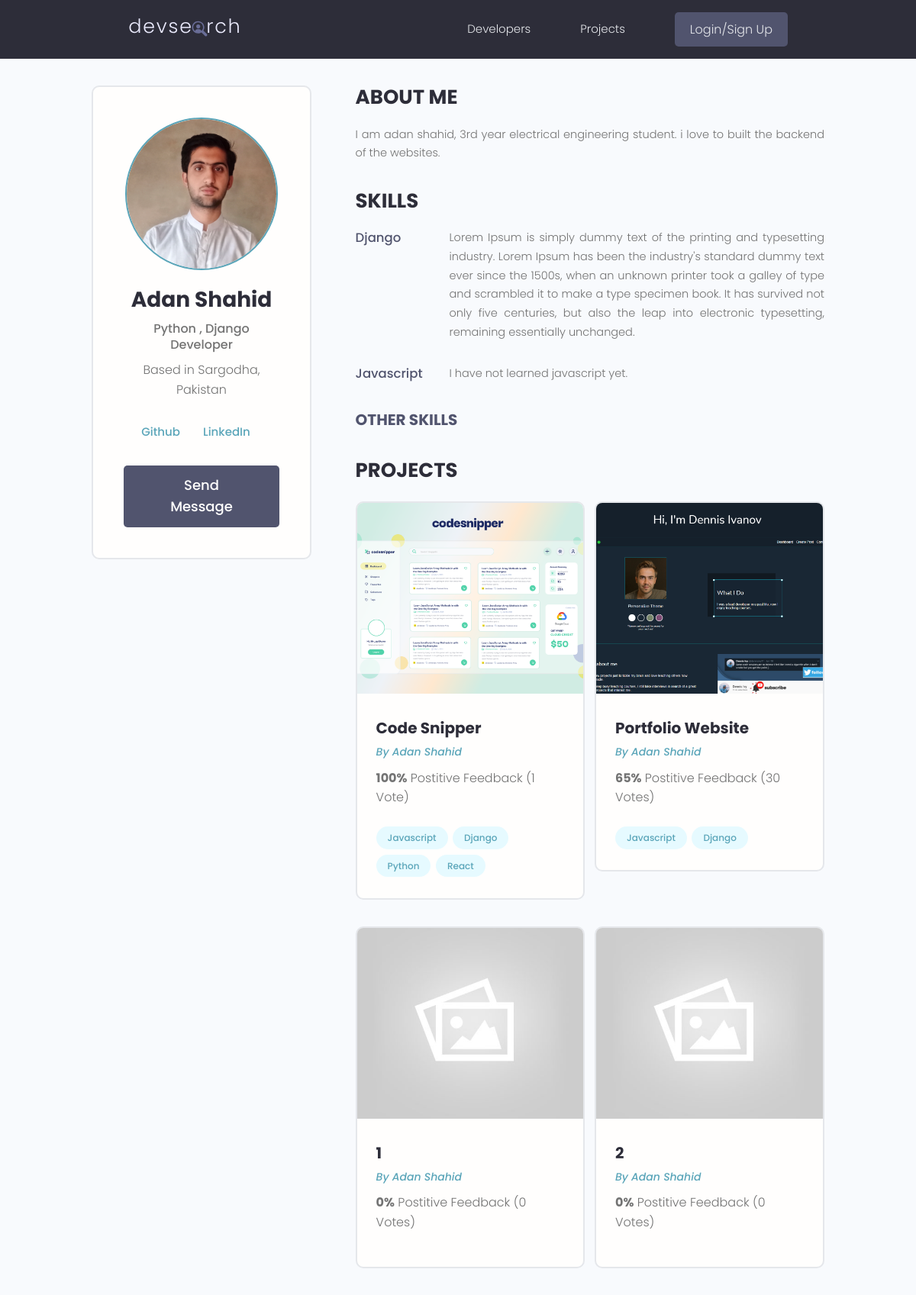
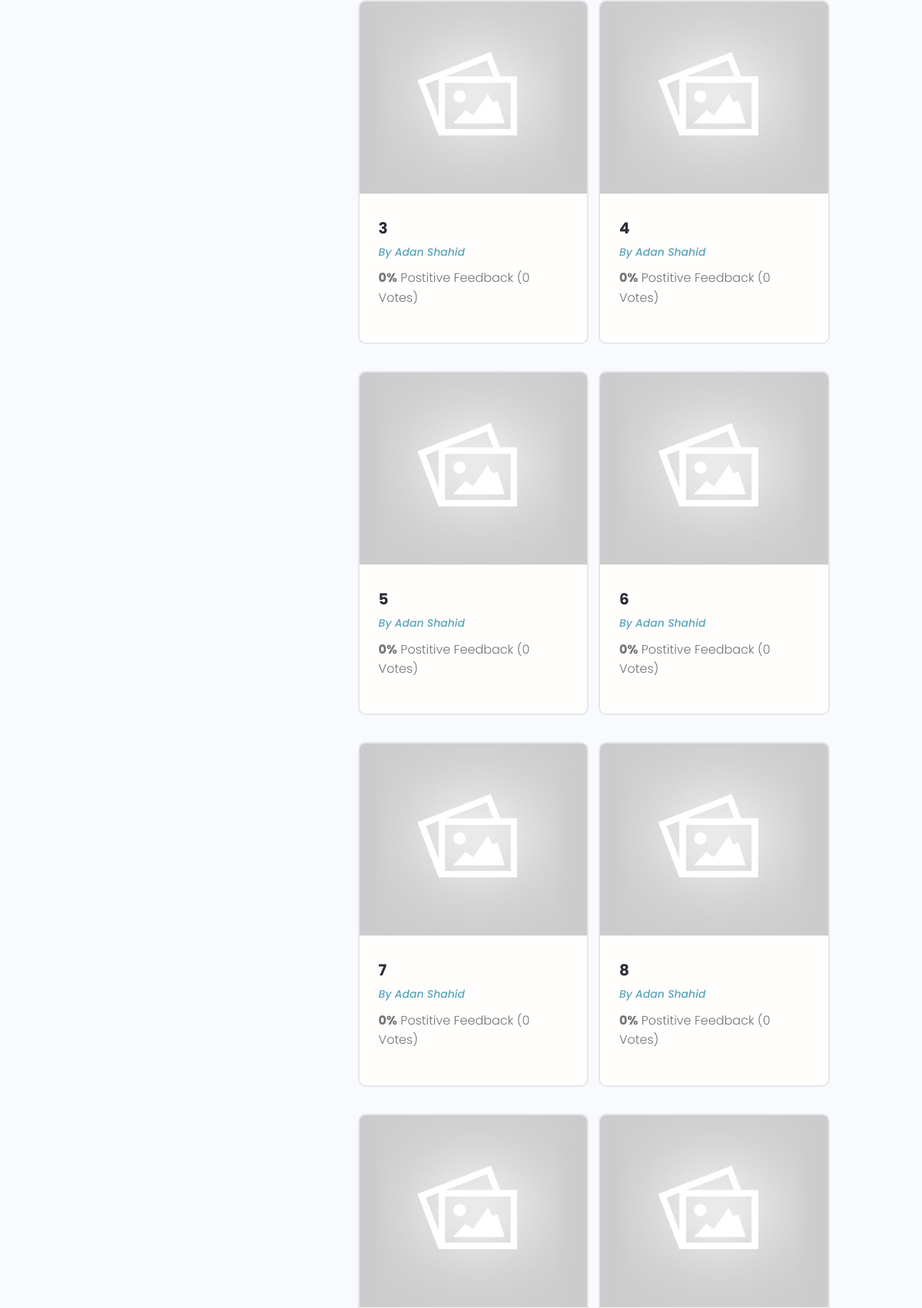
Page /profile/e6d8a048-4f19-4c41-a2e4-9e651499a29b/ (upper part) on the committed database (2 pictures, top to bottom).
### users/models.py (models this page shows, shortened)
class Profile(models.Model):
    user = models.OneToOneField(User, on_delete=models.CASCADE, null=True, blank=True)
    username = models.CharField(max_length=200, blank=True, null=True)
    location = models.CharField(max_length=200, blank=True, null=True)
    name = models.CharField(max_length=200, blank=True, null=True)
    email = models.EmailField(max_length=500, blank=True, null=True,)
    short_intro = models.CharField(max_length=200, blank=True, null=True)
    bio = models.TextField(blank=True, null=True)
    profile_image = models.ImageField(null=True, blank=True, upload_to='profiles/', default= "profiles/user-default.png")
    social_github = models.CharField(max_length=200, blank=True, null=True)
    social_twitter = models.CharField(max_length=200, blank=True, null=True)
    social_youtube = models.CharField(max_length=200, blank=True, null=True)
    social_linkedin = models.CharField(max_length=200, blank=True, null=True)
    social_website = models.CharField(max_length=200, blank=True, null=True)
    created = models.DateTimeField(auto_now_add=True)
    id = models.UUIDField(default=uuid.uuid4, unique=True, primary_key=True, editable=False)

class Skill(models.Model):
    owner = models.ForeignKey(Profile, on_delete=models.CASCADE, null=True)
    name = models.CharField(max_length=200, blank=True, null=True)
    description = models.TextField(blank=True, null=True)
    created = models.DateTimeField(auto_now_add=True)
    id = models.UUIDField(default=uuid.uuid4, unique=True, primary_key=True, editable=False)

### myapp/models.py (models this page shows, shortened)
class Project(models.Model):
    owner = models.ForeignKey(Profile,null = True, blank=True,
                               on_delete=models.SET_NULL )
    title = models.CharField(max_length=200)
    description = models.TextField(null = True, blank=True)
    featured_image = models.ImageField(null=True, blank= True, default='default.jpg')
    demo_link = models.CharField(max_length=2000, null=True, blank= True)
    source_link = models.CharField(max_length=2000, null=True, blank= True)
    tags = models.ManyToManyField('Tag',blank=True)
    vote_total = models.IntegerField(default=0, null=True, blank=True)
    vote_ratio = models.IntegerField(default=0, null=True, blank=True)
    created = models.DateTimeField(auto_now_add=True)
    id = models.UUIDField(default=uuid.uuid4, unique=True, primary_key=True, editable=False)
    class Meta:
        ordering = ['-vote_ratio', '-vote_total', 'title']

class Tag(models.Model):
    name = models.CharField(max_length=200)
    created = models.DateTimeField(auto_now_add=True)
    id = models.UUIDField(default=uuid.uuid4, unique=True, primary_key=True, editable=False)
    def __str__(self):
        return self.name

### users/views.py (the view)
# urls.py: path('profile/<str:pk>/', views.userProfile, name="user-profile"),
def userProfile(request, pk):
    profile = Profile.objects.get(id=pk)
    topSkills = profile.skill_set.exclude(description__exact="")
    otherSkills = profile.skill_set.filter(description="")
    context = {'profile':profile, 'topSkills':topSkills, 'otherSkills':otherSkills}
    return render(request, 'users/user-profile.html', context)
    profile = request.user.profile
    skills = profile.skill.set.all()
    projects = profile.project.set.all()
    context = {'profile':profile, 'skills':skills, 'projects':projects}

### users/templates/users/user-profile.html (shortened to what this page needs)
{% extends 'main.html' %}
{% block content1 %}
 <main class="profile my-md">
    <div class="container">
      <div class="layout">
        <div class="column column--1of3">
          <div class="card text-center">
            <div class="card__body dev">
              <img class="avatar avatar--xl" src="{{ profile.profile_image.url }}" />
              <h2 class="dev__name">{{profile.name}}</h2>
              <p class="dev__title">{{profile.short_intro}}</p>
              <p class="dev__location">Based in {{profile.location}}</p>
              <ul class="dev__social">
                {% if profile.social_github %}
                <li>
                  <a title="Github" href="{{profile.social_github}}" target="_blank">Github</a>
                </li>
                {% endif %}
                {% if profile.social_linkedin %}
                <li>
                  <a title="LinkedIn" href="{{profile.social_linkedin}}" target="_blank">LinkedIn</a>
                </li>
                {% endif %}
              </ul>
              {% if request.user.profile.id != profile.id %}
              <a href="{% url 'create-message' profile.id %}" class="btn btn--sub btn--lg">Send Message </a>
              {% endif %}
            </div>
          </div>
        </div>
        <div class="column column--2of3">
          <div class="devInfo">
            <h3 class="devInfo__title">About Me</h3>
            <p class="devInfo__about">{{profile.bio}}
            </p>
          </div>
          <div class="devInfo">
            <h3 class="devInfo__title">Skills</h3>
            <div class="devInfo__skills">
              {% for skill in topSkills %}
              <div class="devSkill">
                <h4 class="devSkill__title">{{skill.name}}</h4>
                <p class="devSkill__info"> {{skill.description}} </p>
              </div>
              {% endfor %}
              <h3 class="devInfo__subtitle">Other Skills</h3>
            </div>
          </div>
          <div class="devInfo">
            <h3 class="devInfo__title">Projects</h3>
            <div class="grid grid--two">
              {% for project in profile.project_set.all  %}
              <div class="column">
                <div class="card project">
                  <a href="{% url 'project' project.id  %}" class="project">
                    <img class="project__thumbnail" src="{{project.featured_image.url}}" alt="project thumbnail" />
                    <div class="card__body">
                      <h3 class="project__title">{{project.title}}</h3>
                      <p><a class="project__author" href="profile.html">By {{project.owner.name}}</a></p>
                      <p class="project--rating">
                        <span style="font-weight: bold;">{{project.vote_ratio}}%</span> Postitive
                        Feedback ({{project.vote_total}} Vote{{project.vote_total|pluralize:"s"}})
                      </p>
                      <div class="project__tags">
                        {% for tags in project.tags.all %}
                        <span class="tag tag--pill tag--main">
                          <small>{{tags}}</small>
                        </span>
                        {% endfor %}
                      </div>
                    </div>
                  </a>
                </div>
              </div>
              {% endfor %}
            </div>
          </div>
        </div>
      </div>
    </div>
  </main>
{% endblock content1 %}

### static/styles/app.css (style rules this page uses)
:root { --color-sub: #2d2d39; }
.btn--sub { background-color: var(--color-sub-light); }
.card { border: 2px solid var(--color-light); }
img { width: 100%; }
.profile .card > .dev { padding: 4rem; }
.dev__name { color: var(--color-sub); font-size: 2.8rem; font-weight: 700; margin-top: 1rem; margin-bottom: 0.5rem; }
.dev__title { font-size: 1.6rem; font-weight: 500; line-height: 1.3; }
.dev__location { margin-top: 1rem; }
.dev__social { margin: 3rem 0; list-style: none; display: flex; justify-content: center; gap: 1.5rem; }
.devInfo { margin-bottom: 3rem; }
.devInfo__title, .devInfo__subtitle { font-size: 2.6rem; color: var(--color-sub); text-transform: uppercase; font-weight: 700; margin-bottom: 1.5rem; }
.devInfo__subtitle { font-size: 2rem; color: var(--color-sub-light); }
.devInfo__about, .devSkill__info { font-size: 1.45rem; line-height: 1.7; text-align: justify; }
.devSkill { margin-bottom: 3rem; }
.devSkill__title { font-size: 1.65rem; font-weight: 500; color: var(--color-sub-light); }
@media screen and (min-width: 700px) { .devSkill { display: flex; justify-content: space-between; gap: 3rem; } }
@media screen and (min-width: 700px) { .devSkill__info { flex-basis: 80%; } }
.project__author { font-size: 1.4rem; font-style: italic; }
.project--rating { margin-bottom: 1.6em; margin-top: .5em; }
.project__thumbnail { height: 25rem; object-fit: cover; object-position: top center; }
.project__title { font-size: 2rem; font-weight: 700; color: var(--color-sub); }

### static/uikit/styles/modules/_variables.css (style rules this page uses)
:root { --color-main: #5aa5b9; --color-main-light: #e6faff; --color-sub: #3f4156; --color-sub-light: #51546e; --color-sub-lighter: #ededfd; --color-text: #737373; --color-gray: #8b8b8b; --color-light: #e5e7eb; --color-light-gray: #767676; --color-bg: #f8fafd; --color-white: #fffefd; --color-white-light: #f3f3f3; --color-success: #359e64; --color-success-bg: #def8e8; --color-error: #fc4b0b; --color-error-bg: #fff2ee; --font-base: 'Poppins', arial, helvetica, 'Segoe UI', roboto, ubuntu, sans-serif; --font-monospace: 'Fira Code', 'Courier New', courier, monospace; --font-regular: 300; --font-medium: 500; --font-bold: 700; --generic-shadow: 1px 1px 5px #00000010; --generic-transition: all 0.3s ease-in-out; }

### static/uikit/styles/modules/_base.css (style rules this page uses)
* { margin: 0; padding: 0; box-sizing: border-box; text-rendering: optimizeLegibility; color: inherit; font-size: inherit; }
html { font-size: 50%; }
@media only screen and (min-width: 480px) { html { font-size: 56.25%; } }
@media only screen and (min-width: 1200px) { html { font-size: 62.5%; } }
body { line-height: 1.6; font-weight: 400; font-size: 1.5rem; color: var(--color-text); background-color: var(--color-bg); min-height: 100vh; }

### static/uikit/styles/modules/_typography.css (style rules this page uses)
* { font-family: var(--font-base); }
h2 { font-size: 3.6rem; font-weight: var(--font-bold); }
h3 { font-size: 3.2rem; font-weight: var(--font-medium); }
h4 { font-size: 2.8rem; font-weight: var(--font-medium); }
p, span, strong { font-size: 1.6rem; color: var(--color-text); font-weight: var(--font-regular); }
a { padding-bottom: 2px; text-decoration: none; display: inline-block; color: var(--color-main); font-weight: var(--font-medium); }

### static/uikit/styles/modules/_utilities.css (style rules this page uses)
.container { width: 92%; max-width: 165rem; margin: 0 auto; box-sizing: border-box; }
@media screen and (min-width: 1000px) { .container { width: 90%; } }
@media screen and (min-width: 1200px) { .container { width: 80%; } }
.text-center { text-align: center; }
.my-md { margin: 3rem auto; }

### static/uikit/styles/modules/_avatar.css (style rules this page uses)
.avatar { border-radius: 50%; border: 2px solid var(--color-main); object-fit: cover; }
.avatar--xl { height: 20rem; width: 20rem; }

### static/uikit/styles/modules/_button.css (style rules this page uses)
.btn { display: inline-block; position: relative; cursor: pointer; background-color: var(--color-light); font-weight: var(--font-medium); color: var(--color-sub); text-decoration: none; padding: 1rem 2rem; border-radius: 0.5rem; border: none; width: -webkit-fit-content; width: -moz-fit-content; width: fit-content; height: -webkit-fit-content; height: -moz-fit-content; height: fit-content; font-size: 1.6rem; outline-width: 0; outline-color: transparent; -webkit-backface-visibility: hidden; backface-visibility: hidden; transition: all 0.3s ease-in-out; }
.btn--sub { background-color: var(--color-sub); color: var(--color-white); }
.btn--lg { font-size: 1.8rem; padding: 1.2rem 4.5rem; }

### static/uikit/styles/modules/_card.css (style rules this page uses)
.card { border-radius: 1rem; background-color: var(--color-white); border: 1.5px solid var(--color-light); width: auto; height: auto; margin-top: 0.5rem; margin-bottom: 0.5rem; overflow: hidden; }
.card__body, .card__header { padding: 2rem 2.5rem; }

### rows in the picture
Profile: profile_image (picture), name "Adan Shahid", short_intro "Python , Django Developer", location "Sargodha, Pakistan", bio "I am adan shahid, 3rd year electrical engineering student. i love to built the backend of the websites."
Skill: name "Django", description "Lorem Ipsum is simply dummy text of the printing and typesetting industry. Lorem Ipsum has been the industry's standard dummy text ever since the 1500s, when an unknown printer took a galley of type and scrambled it to make a type specimen book. It has survived not only five centuries, but also the leap into electronic typesetting, remaining essentially unchanged."
Skill: name "Javascript", description "I have not learned javascript yet."
Project: featured_image (picture), title "Code Snipper", owner.name "Adan Shahid", vote_ratio "100", vote_total "1"
Tag: name "Javascript"
Tag: name "Django"
Tag: name "Python"
Tag: name "React"
Project: featured_image (picture), title "Portfolio Website", owner.name "Adan Shahid", vote_ratio "65", vote_total "30"
Project: featured_image (placeholder picture), title "1", owner.name "Adan Shahid", vote_ratio "0", vote_total "0"
Project: featured_image (placeholder picture), title "2", owner.name "Adan Shahid", vote_ratio "0", vote_total "0"
Project: featured_image (placeholder picture), title "3", owner.name "Adan Shahid", vote_ratio "0", vote_total "0"
Project: featured_image (placeholder picture), title "4", owner.name "Adan Shahid", vote_ratio "0", vote_total "0"
Project: featured_image (placeholder picture), title "5", owner.name "Adan Shahid", vote_ratio "0", vote_total "0"
Project: featured_image (placeholder picture), title "6", owner.name "Adan Shahid", vote_ratio "0", vote_total "0"
Project: featured_image (placeholder picture), title "7", owner.name "Adan Shahid", vote_ratio "0", vote_total "0"
Project: featured_image (placeholder picture), title "8", owner.name "Adan Shahid", vote_ratio "0", vote_total "0"
Project: featured_image (placeholder picture)
Project: featured_image (placeholder picture)
